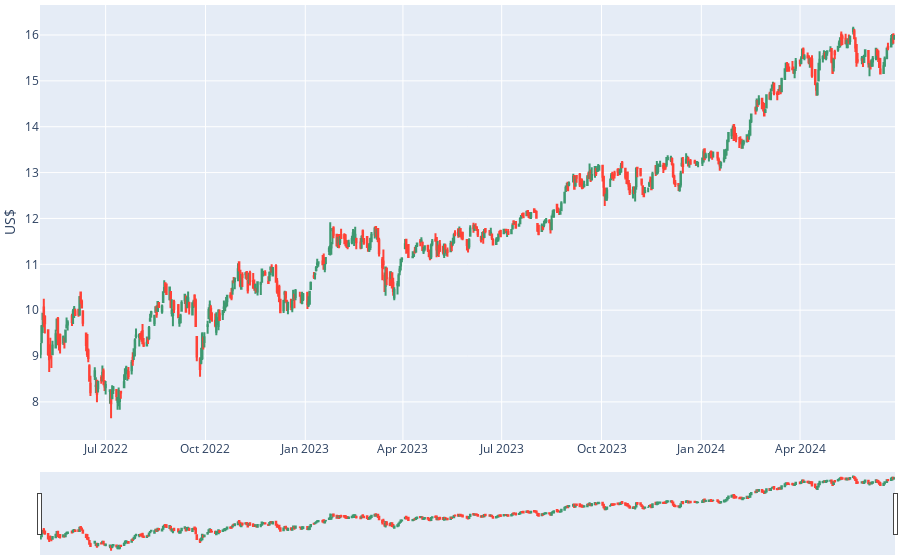

The code cell stored with this chart in its notebook:
### Code cell
fig = go.Figure()
ticker = 'ET'
candle = go.Candlestick(x=data[ticker].index, high=data[ticker].High, low=data[ticker].Low, open=data[ticker].Open, close=data[ticker].Close)
fig.add_trace(candle)
fig.update_layout(
    margin=dict(l=0, r=5, t=5, b=5),
    yaxis_title = "US$"
)
fig.update_xaxes(rangeslider_visible=True)
fig.show()

### Figure 1 — Plotly figure (JSON) as saved in the notebook; plotly's stock layout.template omitted (floating-point values rounded to 4 significant figures; data arrays with more than 128 entries replaced by an {"elided": "..."} marker saying what was removed)
{"data": [{"close": {"elided": "542 float values"}, "high": {"elided": "542 float values"}, "low": {"elided": "542 float values"}, "open": {"elided": "542 float values"}, "type": "candlestick", "x": {"elided": "542 str values"}}], "layout": {"margin": {"b": 5, "l": 0, "r": 5, "t": 5}, "xaxis": {"rangeslider": {"visible": true}}, "yaxis": {"title": {"text": "US$"}}}}
